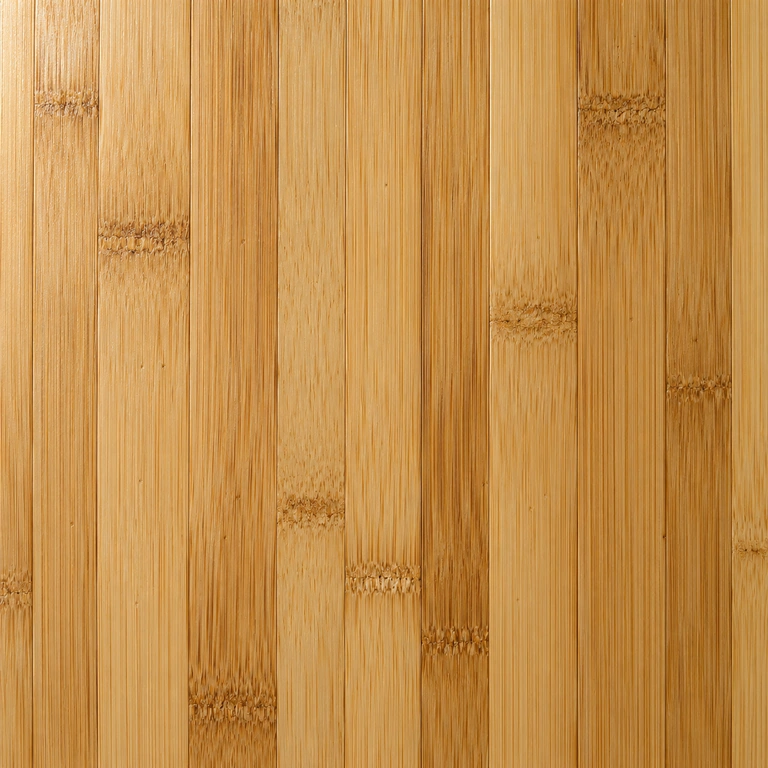
#> input picture material-assets/photoreal-swatches/bamboo.webp, 768 x 768 px
$ python -i remove_header_accent_bars.py   (imports and definitions only)
#> lines starting #> are read from the running program, lines starting #| are printed output that depends on the picture
#!/usr/bin/env python3
"""
Remove decorative green header accent bars across the public catalog.

Design rule:
- no standalone green header stripes/bars anywhere in the page artwork;
- Hidden Doors logos, green technical diagrams, bullets and status badges remain;
- only filled horizontal green rectangles in the top header zone are removed.

This gives one consistent catalog-wide treatment instead of several incompatible
bar lengths, thicknesses and positions.
"""
from __future__ import annotations

import argparse
from collections import deque
from pathlib import Path
from PIL import Image, ImageDraw, ImageFilter
import statistics

HIDDEN_PHYSICAL={24,25,26}

# Audited bars that sit close to title/status geometry and can merge with nearby
# green pixels in generic component detection. Percentages: x, y, w, h.
EXPLICIT_BAR_MASKS={
    33:[(1.8,2.8,7.0,1.8)],   # 59 mm — mirror and glass
    34:[(1.8,2.8,7.0,1.8)],   # 59 mm — bamboo
    35:[(1.6,2.4,7.5,2.2)],   # 59 mm — HPL: stray green bar above logo
    38:[(25.8,1.7,5.2,1.7)],  # 59 mm — artificial stone
    43:[(3.2,6.6,6.4,1.8)],   # contacts/catalog/configurator
}

def pages():
    return [p for p in range(1,45) if p not in HIDDEN_PHYSICAL]

def green_mask(crop: Image.Image) -> Image.Image:
    src=crop.convert("RGB")
    out=Image.new("L",src.size,0)
    sp=src.load(); op=out.load()
    for y in range(src.height):
        for x in range(src.width):
            r,g,b=sp[x,y]
            if g>=120 and (g-r)>=35 and (g-b)>=25 and r<=185:
                op[x,y]=255
    return out.filter(ImageFilter.MaxFilter(3))

def components(mask: Image.Image):
    w,h=mask.size; px=mask.load(); seen=bytearray(w*h); out=[]
    for y in range(h):
        for x in range(w):
            i=y*w+x
            if seen[i] or not px[x,y]:
                continue
            q=deque([(x,y)]); seen[i]=1
            x0=x1=x; y0=y1=y; n=0
            while q:
                xx,yy=q.popleft(); n+=1
                x0=min(x0,xx); x1=max(x1,xx)
                y0=min(y0,yy); y1=max(y1,yy)
                for ny in (yy-1,yy,yy+1):
                    if ny<0 or ny>=h: continue
                    for nx in (xx-1,xx,xx+1):
                        if nx<0 or nx>=w: continue
                        ni=ny*w+nx
                        if not seen[ni] and px[nx,ny]:
                            seen[ni]=1; q.append((nx,ny))
            out.append((x0,y0,x1+1,y1+1,n))
    return out

# [41 lines left out: functions median_rgb, is_accent_bar, clear_explicit_masks, not called in this run]

def detect_bars(im: Image.Image):
    """Detect bars on a 1/4-scale header for speed; return full-res boxes."""
    W,H=im.size
    header_h=round(H*0.22)
    scale=4
    sw=max(1,W//scale)
    sh=max(1,header_h//scale)
    small=im.crop((0,0,W,header_h)).resize((sw,sh),Image.Resampling.BILINEAR)
    comps=components(green_mask(small))

    boxes=[]
    for x0,y0,x1,y1,n in comps:
        # Evaluate geometry in full-resolution equivalents.
        fx0=x0*scale; fy0=y0*scale
        fx1=min(W,x1*scale); fy1=min(header_h,y1*scale)
        bw=fx1-fx0; bh=fy1-fy0
        if bw < W*0.022 or bw > W*0.135:
            continue
        if bh < max(2,H*0.0015) or bh > H*0.022:
            continue
        if bw/max(1,bh) < 4.8:
            continue
        fill=n/max(1,(x1-x0)*(y1-y0))
        if fill < 0.35:
            continue
        boxes.append((fx0,fy0,fx1,fy1))
    return boxes

def remove_bars(im: Image.Image):
    W,H=im.size
    removed=[]
    draw=ImageDraw.Draw(im)

    for x0,y0,x1,y1 in detect_bars(im):
        pad=max(2,round(W*.0015))
        ax0=max(0,x0-pad); ay0=max(0,y0-pad)
        ax1=min(W,x1+pad); ay1=min(H,y1+pad)

        rp=max(4,round(W*.004))
        bg=median_rgb(im,[
            (max(0,ax0-rp*2),max(0,ay0-rp),ax0,min(H,ay1+rp)),
            (ax1,max(0,ay0-rp),min(W,ax1+rp*2),min(H,ay1+rp)),
            (max(0,ax0-rp),max(0,ay0-rp*2),min(W,ax1+rp),ay0),
            (max(0,ax0-rp),ay1,min(W,ax1+rp),min(H,ay1+rp*2)),
        ])
        draw.rectangle((ax0,ay0,ax1,ay1),fill=bg)
        removed.append((ax0,ay0,ax1,ay1))
    return removed

# [38 lines left out: functions process, main, not called in this run]


# [2 lines not run here, left out]

>>> from PIL import Image
>>> picture = Image.open('../material-assets/photoreal-swatches/bamboo.webp')
#> picture is the input picture: PIL image 768x768 RGB; mean R, G, B 196.4, 143, 75.2
>>> result = remove_bars(picture)
#> in detect_bars, `W,H=im.size`: W = 768
#> in detect_bars, `header_h=round(H*0.22)`: header_h = 169
#> in detect_bars, `scale=4`: scale = 4
#> in detect_bars, `sw=max(1,W//scale)`: sw = 192
#> in detect_bars, `sh=max(1,header_h//scale)`: sh = 42
#> in detect_bars, `small=im.crop((0,0,W,header_h)).resize((sw,sh),Image.Resampling.BILINE..`:
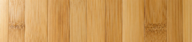
#> small: PIL image 192x42 RGB; mean R, G, B 203.4, 152.5, 87
#> in green_mask, `out=Image.new("L",src.size,0)`: out: PIL image 192x42 L; every value is 0
#> in components, `w, h = mask.size`: w = 192; h = 42
#> after the loop in remove_bars, `for x0,y0,x1,y1 in detect_bars(im):`: removed = []
#> result = []

$ run again, on material-assets/photoreal-swatches/mirror.webp
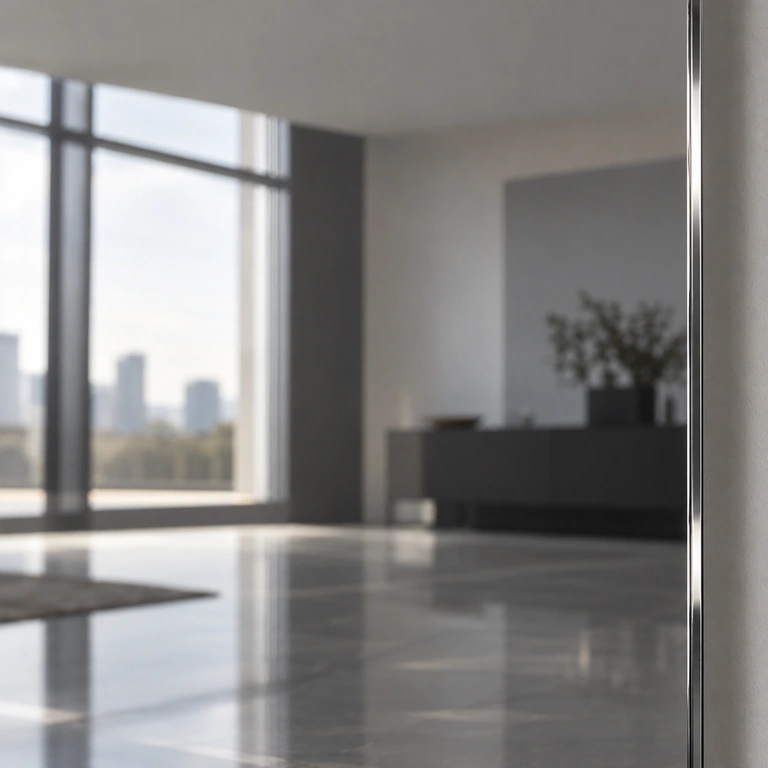
#> input picture material-assets/photoreal-swatches/mirror.webp, 768 x 768 px
#> picture is the input picture: PIL image 768x768 RGB; mean R, G, B 133.9, 132.6, 131.4
#> in detect_bars, `W,H=im.size`: W = 768
#> header_h = 169
#> scale = 4
#> sw = 192
#> sh = 42
#> in detect_bars, `small=im.crop((0,0,W,header_h)).resize((sw,sh),Image.Resampling.BILINE..`:
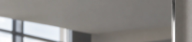
#> small: PIL image 192x42 RGB; mean R, G, B 140.2, 137.8, 135.2
#> out: PIL image 192x42 L; every value is 0
#> w = 192; h = 42
#> after the loop in remove_bars, `for x0,y0,x1,y1 in detect_bars(im):`: removed = []
